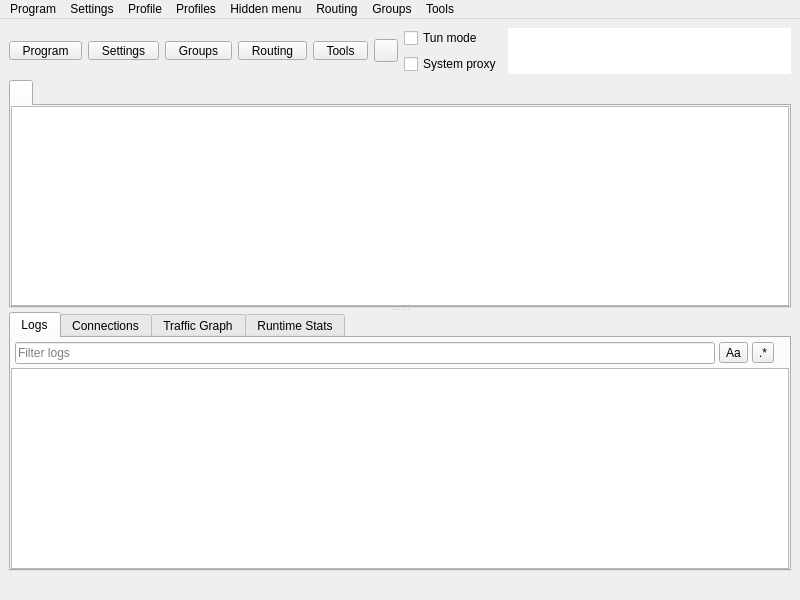
<?xml version="1.0" encoding="UTF-8"?>
<ui version="4.0">
 <class>MainWindow</class>
 <widget class="QMainWindow" name="MainWindow">
  <property name="geometry">
   <rect>
    <x>0</x>
    <y>0</y>
    <width>800</width>
    <height>600</height>
   </rect>
  </property>
  <property name="minimumSize">
   <size>
    <width>800</width>
    <height>600</height>
   </size>
  </property>
  <property name="windowTitle">
   <string notr="true">Throne FizzVPN</string>
  </property>
  <widget class="QWidget" name="centralwidget">
   <layout class="QVBoxLayout" name="verticalLayout_3" stretch="0,1,0">
    <item>
     <layout class="QHBoxLayout" name="horizontalLayout_2">
      <item>
       <widget class="QToolButton" name="toolButton_program">
        <property name="minimumSize">
         <size>
          <width>0</width>
          <height>0</height>
         </size>
        </property>
        <property name="styleSheet">
         <string notr="true">QToolButton {
    padding-left: 8px;
    padding-right: 8px;
}

/* The indicator shares the bottom row with the label (ToolButtonTextUnderIcon),
   so the widest button in any language is the tight one -- its text runs closest
   to the arrow. It fits because the drawn chevron only occupies the middle of
   its 16px subcontrol box, leaving ~14px clear at the button edge against the
   label's ~14.5px of slack. Don't pad the buttons to &quot;fix&quot; this: that widens
   all five for a gap only one of them ever needs (#1665). If a future
   translation looks cramped here, check that label first. */
QToolButton::menu-indicator {
    subcontrol-origin: border;
    subcontrol-position: bottom right;
    right: 2px;
    bottom: 3px;
}</string>
        </property>
        <property name="text">
         <string>Program</string>
        </property>
        <property name="iconSize">
         <size>
          <width>24</width>
          <height>24</height>
         </size>
        </property>
        <property name="popupMode">
         <enum>QToolButton::ToolButtonPopupMode::InstantPopup</enum>
        </property>
        <property name="toolButtonStyle">
         <enum>Qt::ToolButtonStyle::ToolButtonTextUnderIcon</enum>
        </property>
       </widget>
      </item>
      <item>
       <widget class="QToolButton" name="toolButton_preferences">
        <property name="minimumSize">
         <size>
          <width>0</width>
          <height>0</height>
         </size>
        </property>
        <property name="styleSheet">
         <string notr="true">QToolButton {
    padding-left: 8px;
    padding-right: 8px;
}

/* The indicator shares the bottom row with the label (ToolButtonTextUnderIcon),
   so the widest button in any language is the tight one -- its text runs closest
   to the arrow. It fits because the drawn chevron only occupies the middle of
   its 16px subcontrol box, leaving ~14px clear at the button edge against the
   label's ~14.5px of slack. Don't pad the buttons to &quot;fix&quot; this: that widens
   all five for a gap only one of them ever needs (#1665). If a future
   translation looks cramped here, check that label first. */
QToolButton::menu-indicator {
    subcontrol-origin: border;
    subcontrol-position: bottom right;
    right: 2px;
    bottom: 3px;
}</string>
        </property>
        <property name="text">
         <string>Settings</string>
        </property>
        <property name="iconSize">
         <size>
          <width>24</width>
          <height>24</height>
         </size>
        </property>
        <property name="popupMode">
         <enum>QToolButton::ToolButtonPopupMode::InstantPopup</enum>
        </property>
        <property name="toolButtonStyle">
         <enum>Qt::ToolButtonStyle::ToolButtonTextUnderIcon</enum>
        </property>
       </widget>
      </item>
      <item>
       <widget class="QToolButton" name="toolButton_testing">
        <property name="minimumSize">
         <size>
          <width>0</width>
          <height>0</height>
         </size>
        </property>
        <property name="styleSheet">
         <string notr="true">QToolButton {
    padding-left: 8px;
    padding-right: 8px;
}

/* The indicator shares the bottom row with the label (ToolButtonTextUnderIcon),
   so the widest button in any language is the tight one -- its text runs closest
   to the arrow. It fits because the drawn chevron only occupies the middle of
   its 16px subcontrol box, leaving ~14px clear at the button edge against the
   label's ~14.5px of slack. Don't pad the buttons to &quot;fix&quot; this: that widens
   all five for a gap only one of them ever needs (#1665). If a future
   translation looks cramped here, check that label first. */
QToolButton::menu-indicator {
    subcontrol-origin: border;
    subcontrol-position: bottom right;
    right: 2px;
    bottom: 3px;
}</string>
        </property>
        <property name="text">
         <string>Groups</string>
        </property>
        <property name="iconSize">
         <size>
          <width>24</width>
          <height>24</height>
         </size>
        </property>
        <property name="popupMode">
         <enum>QToolButton::ToolButtonPopupMode::InstantPopup</enum>
        </property>
        <property name="toolButtonStyle">
         <enum>Qt::ToolButtonStyle::ToolButtonTextUnderIcon</enum>
        </property>
       </widget>
      </item>
      <item>
       <widget class="QToolButton" name="toolButton_routing">
        <property name="minimumSize">
         <size>
          <width>0</width>
          <height>0</height>
         </size>
        </property>
        <property name="styleSheet">
         <string notr="true">QToolButton {
    padding-left: 8px;
    padding-right: 8px;
}

/* The indicator shares the bottom row with the label (ToolButtonTextUnderIcon),
   so the widest button in any language is the tight one -- its text runs closest
   to the arrow. It fits because the drawn chevron only occupies the middle of
   its 16px subcontrol box, leaving ~14px clear at the button edge against the
   label's ~14.5px of slack. Don't pad the buttons to &quot;fix&quot; this: that widens
   all five for a gap only one of them ever needs (#1665). If a future
   translation looks cramped here, check that label first. */
QToolButton::menu-indicator {
    subcontrol-origin: border;
    subcontrol-position: bottom right;
    right: 2px;
    bottom: 3px;
}</string>
        </property>
        <property name="text">
         <string>Routing</string>
        </property>
        <property name="iconSize">
         <size>
          <width>24</width>
          <height>24</height>
         </size>
        </property>
        <property name="popupMode">
         <enum>QToolButton::ToolButtonPopupMode::InstantPopup</enum>
        </property>
        <property name="toolButtonStyle">
         <enum>Qt::ToolButtonStyle::ToolButtonTextUnderIcon</enum>
        </property>
       </widget>
      </item>
      <item>
       <widget class="QToolButton" name="toolButton_tools">
        <property name="minimumSize">
         <size>
          <width>0</width>
          <height>0</height>
         </size>
        </property>
        <property name="styleSheet">
         <string notr="true">QToolButton {
    padding-left: 8px;
    padding-right: 8px;
}

/* The indicator shares the bottom row with the label (ToolButtonTextUnderIcon),
   so the widest button in any language is the tight one -- its text runs closest
   to the arrow. It fits because the drawn chevron only occupies the middle of
   its 16px subcontrol box, leaving ~14px clear at the button edge against the
   label's ~14.5px of slack. Don't pad the buttons to &quot;fix&quot; this: that widens
   all five for a gap only one of them ever needs (#1665). If a future
   translation looks cramped here, check that label first. */
QToolButton::menu-indicator {
    subcontrol-origin: border;
    subcontrol-position: bottom right;
    right: 2px;
    bottom: 3px;
}</string>
        </property>
        <property name="text">
         <string>Tools</string>
        </property>
        <property name="iconSize">
         <size>
          <width>24</width>
          <height>24</height>
         </size>
        </property>
        <property name="popupMode">
         <enum>QToolButton::ToolButtonPopupMode::InstantPopup</enum>
        </property>
        <property name="toolButtonStyle">
         <enum>Qt::ToolButtonStyle::ToolButtonTextUnderIcon</enum>
        </property>
       </widget>
      </item>
      <item>
       <widget class="StartStopButton" name="toolButton_startstop">
        <property name="focusPolicy">
         <enum>Qt::FocusPolicy::NoFocus</enum>
        </property>
        <property name="text">
         <string/>
        </property>
       </widget>
      </item>
      <item>
       <layout class="QVBoxLayout" name="verticalLayout_4">
        <item>
         <spacer name="verticalSpacer_modes_top">
          <property name="orientation">
           <enum>Qt::Orientation::Vertical</enum>
          </property>
          <property name="sizeHint" stdset="0">
           <size>
            <width>0</width>
            <height>0</height>
           </size>
          </property>
         </spacer>
        </item>
        <item>
         <widget class="QCheckBox" name="checkBox_VPN">
          <property name="sizePolicy">
           <sizepolicy hsizetype="Minimum" vsizetype="Minimum">
            <horstretch>0</horstretch>
            <verstretch>0</verstretch>
           </sizepolicy>
          </property>
          <property name="text">
           <string>Tun mode</string>
          </property>
         </widget>
        </item>
        <item>
         <widget class="QCheckBox" name="checkBox_SystemProxy">
          <property name="text">
           <string>System proxy</string>
          </property>
         </widget>
        </item>
        <item>
         <spacer name="verticalSpacer_modes_bottom">
          <property name="orientation">
           <enum>Qt::Orientation::Vertical</enum>
          </property>
          <property name="sizeHint" stdset="0">
           <size>
            <width>0</width>
            <height>0</height>
           </size>
          </property>
         </spacer>
        </item>
       </layout>
      </item>
      <item>
       <widget class="QTextBrowser" name="data_view">
        <property name="enabled">
         <bool>true</bool>
        </property>
        <property name="sizePolicy">
         <sizepolicy hsizetype="Expanding" vsizetype="Ignored">
          <horstretch>0</horstretch>
          <verstretch>0</verstretch>
         </sizepolicy>
        </property>
        <property name="minimumSize">
         <size>
          <width>0</width>
          <height>0</height>
         </size>
        </property>
        <property name="mouseTracking">
         <bool>false</bool>
        </property>
        <property name="focusPolicy">
         <enum>Qt::FocusPolicy::NoFocus</enum>
        </property>
        <property name="contextMenuPolicy">
         <enum>Qt::ContextMenuPolicy::NoContextMenu</enum>
        </property>
        <property name="acceptDrops">
         <bool>false</bool>
        </property>
        <property name="frameShape">
         <enum>QFrame::Shape::NoFrame</enum>
        </property>
        <property name="frameShadow">
         <enum>QFrame::Shadow::Sunken</enum>
        </property>
        <property name="verticalScrollBarPolicy">
         <enum>Qt::ScrollBarPolicy::ScrollBarAlwaysOff</enum>
        </property>
        <property name="horizontalScrollBarPolicy">
         <enum>Qt::ScrollBarPolicy::ScrollBarAlwaysOff</enum>
        </property>
        <property name="textInteractionFlags">
         <set>Qt::TextInteractionFlag::LinksAccessibleByKeyboard|Qt::TextInteractionFlag::LinksAccessibleByMouse</set>
        </property>
       </widget>
      </item>
     </layout>
    </item>
    <item>
     <widget class="QSplitter" name="splitter">
      <property name="orientation">
       <enum>Qt::Orientation::Vertical</enum>
      </property>
      <widget class="QTabWidget" name="tabWidget">
       <property name="currentIndex">
        <number>0</number>
       </property>
       <property name="documentMode">
        <bool>false</bool>
       </property>
       <property name="movable">
        <bool>true</bool>
       </property>
       <widget class="QWidget" name="widget1">
        <attribute name="title">
         <string/>
        </attribute>
        <layout class="QVBoxLayout" name="verticalLayout_tab1">
         <property name="spacing">
          <number>0</number>
         </property>
         <property name="leftMargin">
          <number>0</number>
         </property>
         <property name="topMargin">
          <number>0</number>
         </property>
         <property name="rightMargin">
          <number>0</number>
         </property>
         <property name="bottomMargin">
          <number>0</number>
         </property>
         <item>
          <widget class="ProfilesTableView" name="profilesTableView">
           <property name="contextMenuPolicy">
            <enum>Qt::ContextMenuPolicy::CustomContextMenu</enum>
           </property>
           <property name="editTriggers">
            <set>QAbstractItemView::EditTrigger::NoEditTriggers</set>
           </property>
           <property name="alternatingRowColors">
            <bool>true</bool>
           </property>
           <property name="selectionBehavior">
            <enum>QAbstractItemView::SelectionBehavior::SelectRows</enum>
           </property>
           <property name="horizontalScrollMode">
            <enum>QAbstractItemView::ScrollMode::ScrollPerPixel</enum>
           </property>
           <property name="wordWrap">
            <bool>false</bool>
           </property>
           <attribute name="horizontalHeaderMinimumSectionSize">
            <number>16</number>
           </attribute>
           <attribute name="horizontalHeaderHighlightSections">
            <bool>false</bool>
           </attribute>
           <attribute name="horizontalHeaderShowSortIndicator" stdset="0">
            <bool>false</bool>
           </attribute>
           <attribute name="verticalHeaderDefaultSectionSize">
            <number>30</number>
           </attribute>
          </widget>
         </item>
        </layout>
       </widget>
      </widget>
      <widget class="QWidget" name="aaaaaaaaaaaaaaaaaa">
       <layout class="QVBoxLayout" name="aaaaaaaaaaaa" stretch="0">
        <item>
         <widget class="QWidget" name="down_tab" native="true">
          <layout class="QVBoxLayout" name="verticalLayout">
           <property name="spacing">
            <number>0</number>
           </property>
           <property name="leftMargin">
            <number>0</number>
           </property>
           <property name="topMargin">
            <number>0</number>
           </property>
           <property name="rightMargin">
            <number>0</number>
           </property>
           <property name="bottomMargin">
            <number>0</number>
           </property>
           <item>
            <widget class="QTabWidget" name="stats_widget">
             <property name="autoFillBackground">
              <bool>true</bool>
             </property>
             <property name="tabPosition">
              <enum>QTabWidget::TabPosition::North</enum>
             </property>
             <property name="tabShape">
              <enum>QTabWidget::TabShape::Rounded</enum>
             </property>
             <property name="currentIndex">
              <number>0</number>
             </property>
             <property name="elideMode">
              <enum>Qt::TextElideMode::ElideNone</enum>
             </property>
             <property name="usesScrollButtons">
              <bool>true</bool>
             </property>
             <property name="documentMode">
              <bool>false</bool>
             </property>
             <property name="tabsClosable">
              <bool>false</bool>
             </property>
             <property name="movable">
              <bool>true</bool>
             </property>
             <property name="tabBarAutoHide">
              <bool>false</bool>
             </property>
             <widget class="QWidget" name="Logs">
              <property name="enabled">
               <bool>true</bool>
              </property>
              <attribute name="title">
               <string>Logs</string>
              </attribute>
              <layout class="QVBoxLayout" name="logsLayout" stretch="0,1">
               <property name="spacing">
                <number>0</number>
               </property>
               <property name="sizeConstraint">
                <enum>QLayout::SizeConstraint::SetDefaultConstraint</enum>
               </property>
               <property name="leftMargin">
                <number>0</number>
               </property>
               <property name="topMargin">
                <number>0</number>
               </property>
               <property name="rightMargin">
                <number>0</number>
               </property>
               <property name="bottomMargin">
                <number>0</number>
               </property>
               <item>
                <widget class="QWidget" name="logToolbar" native="true">
                 <layout class="QHBoxLayout" name="logToolbarLayout">
                  <property name="spacing">
                   <number>4</number>
                  </property>
                  <property name="leftMargin">
                   <number>4</number>
                  </property>
                  <property name="topMargin">
                   <number>4</number>
                  </property>
                  <property name="rightMargin">
                   <number>4</number>
                  </property>
                  <property name="bottomMargin">
                   <number>4</number>
                  </property>
                  <item>
                   <widget class="QLineEdit" name="logSearchEdit">
                    <property name="placeholderText">
                     <string>Filter logs</string>
                    </property>
                    <property name="clearButtonEnabled">
                     <bool>true</bool>
                    </property>
                   </widget>
                  </item>
                  <item>
                   <widget class="QToolButton" name="logSearchCase">
                    <property name="toolTip">
                     <string>Match case</string>
                    </property>
                    <property name="text">
                     <string notr="true">Aa</string>
                    </property>
                    <property name="checkable">
                     <bool>true</bool>
                    </property>
                   </widget>
                  </item>
                  <item>
                   <widget class="QToolButton" name="logSearchRegex">
                    <property name="toolTip">
                     <string>Regular expression</string>
                    </property>
                    <property name="text">
                     <string notr="true">.*</string>
                    </property>
                    <property name="checkable">
                     <bool>true</bool>
                    </property>
                   </widget>
                  </item>
                  <item>
                   <widget class="QLabel" name="logMatchCount"/>
                  </item>
                 </layout>
                </widget>
               </item>
               <item>
                <widget class="QTextBrowser" name="masterLogBrowser">
                 <property name="contextMenuPolicy">
                  <enum>Qt::ContextMenuPolicy::CustomContextMenu</enum>
                 </property>
                 <property name="openLinks">
                  <bool>false</bool>
                 </property>
                </widget>
               </item>
              </layout>
             </widget>
             <widget class="QWidget" name="connections_tab">
              <attribute name="title">
               <string>Connections</string>
              </attribute>
              <layout class="QHBoxLayout" name="horizontalLayout_4">
               <property name="spacing">
                <number>0</number>
               </property>
               <property name="sizeConstraint">
                <enum>QLayout::SizeConstraint::SetDefaultConstraint</enum>
               </property>
               <property name="leftMargin">
                <number>0</number>
               </property>
               <property name="topMargin">
                <number>0</number>
               </property>
               <property name="rightMargin">
                <number>0</number>
               </property>
               <property name="bottomMargin">
                <number>0</number>
               </property>
               <item>
                <widget class="QTreeView" name="connections">
                 <property name="autoFillBackground">
                  <bool>false</bool>
                 </property>
                </widget>
               </item>
              </layout>
             </widget>
             <widget class="QWidget" name="graph_tab">
              <attribute name="title">
               <string>Traffic Graph</string>
              </attribute>
              <layout class="QHBoxLayout" name="horizontalLayout_6">
               <property name="spacing">
                <number>0</number>
               </property>
               <property name="sizeConstraint">
                <enum>QLayout::SizeConstraint::SetDefaultConstraint</enum>
               </property>
               <property name="leftMargin">
                <number>0</number>
               </property>
               <property name="topMargin">
                <number>0</number>
               </property>
               <property name="rightMargin">
                <number>0</number>
               </property>
               <property name="bottomMargin">
                <number>0</number>
               </property>
              </layout>
             </widget>
             <widget class="QWidget" name="runtime_tab">
              <attribute name="title">
               <string>Runtime Stats</string>
              </attribute>
              <layout class="QHBoxLayout" name="horizontalLayout_7">
               <property name="spacing">
                <number>0</number>
               </property>
               <property name="sizeConstraint">
                <enum>QLayout::SizeConstraint::SetDefaultConstraint</enum>
               </property>
               <property name="leftMargin">
                <number>0</number>
               </property>
               <property name="topMargin">
                <number>0</number>
               </property>
               <property name="rightMargin">
                <number>0</number>
               </property>
               <property name="bottomMargin">
                <number>0</number>
               </property>
              </layout>
             </widget>
            </widget>
           </item>
          </layout>
         </widget>
        </item>
       </layout>
      </widget>
     </widget>
    </item>
    <item>
     <layout class="QHBoxLayout" name="horizontalLayout">
      <item>
       <widget class="ElidingLabel" name="label_running">
        <property name="text">
         <string/>
        </property>
       </widget>
      </item>
      <item>
       <widget class="QLabel" name="label_inbound">
        <property name="text">
         <string/>
        </property>
        <property name="alignment">
         <set>Qt::AlignmentFlag::AlignLeading|Qt::AlignmentFlag::AlignLeft|Qt::AlignmentFlag::AlignVCenter</set>
        </property>
       </widget>
      </item>
      <item>
       <widget class="QLabel" name="label_speed">
        <property name="text">
         <string/>
        </property>
        <property name="alignment">
         <set>Qt::AlignmentFlag::AlignLeading|Qt::AlignmentFlag::AlignLeft|Qt::AlignmentFlag::AlignVCenter</set>
        </property>
       </widget>
      </item>
     </layout>
    </item>
   </layout>
  </widget>
  <widget class="QMenuBar" name="menubar">
   <property name="geometry">
    <rect>
     <x>0</x>
     <y>0</y>
     <width>800</width>
     <height>25</height>
    </rect>
   </property>
   <widget class="QMenu" name="menu_program">
    <property name="title">
     <string>Program</string>
    </property>
    <addaction name="actionHide_window"/>
    <addaction name="separator"/>
    <addaction name="menu_add_from_input"/>
    <addaction name="menu_add_from_clipboard"/>
    <addaction name="actionAdd_profile_from_File"/>
    <addaction name="menu_scan_qr"/>
    <addaction name="separator"/>
    <addaction name="actionStart_with_system"/>
    <addaction name="actionRemember_last_proxy"/>
    <addaction name="actionAllow_LAN"/>
    <addaction name="separator"/>
    <addaction name="actionCheck_For_Update"/>
    <addaction name="actionAbout"/>
    <addaction name="separator"/>
    <addaction name="menu_exit"/>
   </widget>
   <widget class="QMenu" name="menu_preferences">
    <property name="title">
     <string>Settings</string>
    </property>
    <addaction name="menu_basic_settings"/>
    <addaction name="menu_routing_settings"/>
    <addaction name="menu_vpn_settings"/>
    <addaction name="menu_preset_settings"/>
    <addaction name="menu_integration_settings"/>
    <addaction name="menu_open_config_folder"/>
   </widget>
   <widget class="QMenu" name="menu_server">
    <property name="title">
     <string>Profile</string>
    </property>
    <widget class="QMenu" name="menu_test_selected">
     <property name="title">
      <string>Test</string>
     </property>
     <addaction name="actionUrl_Test_Selected"/>
     <addaction name="actionSpeedtest_Selected"/>
     <addaction name="actionService_Check_Selected"/>
     <addaction name="actionResolve_Selected_Out_IP"/>
     <addaction name="menu_resolve_selected"/>
     <addaction name="separator"/>
     <addaction name="menu_stop_testing"/>
     <addaction name="actionClear_Test_Result"/>
    </widget>
    <widget class="QMenu" name="menu_share_item">
     <property name="title">
      <string>Share</string>
     </property>
     <addaction name="menu_qr"/>
     <addaction name="menu_copy_links"/>
     <addaction name="menu_copy_links_nkr"/>
     <addaction name="actionCopy_Test_Result"/>
     <addaction name="separator"/>
     <addaction name="menu_export_config"/>
    </widget>
    <widget class="QMenu" name="menu_move_to_group">
     <property name="title">
      <string>Move to group</string>
     </property>
    </widget>
    <addaction name="menu_start"/>
    <addaction name="menu_stop"/>
    <addaction name="menu_edit"/>
    <addaction name="menu_find_warp_endpoint"/>
    <addaction name="separator"/>
    <addaction name="menu_test_selected"/>
    <addaction name="menu_share_item"/>
    <addaction name="menu_clone"/>
    <addaction name="menu_pin"/>
    <addaction name="menu_move_to_group"/>
    <addaction name="separator"/>
    <addaction name="menu_reset_traffic"/>
    <addaction name="menu_delete"/>
   </widget>
   <widget class="QMenu" name="menu_profiles_space">
    <property name="title">
     <string>Profiles</string>
    </property>
    <addaction name="menu_add_from_input"/>
    <addaction name="menu_add_from_clipboard"/>
    <addaction name="actionAdd_profile_from_File"/>
    <addaction name="menu_scan_qr"/>
    <addaction name="separator"/>
    <addaction name="menu_add_subscription"/>
    <addaction name="separator"/>
    <addaction name="menu_select_all"/>
   </widget>
   <widget class="QMenu" name="menuHidden_menu">
    <property name="title">
     <string>Hidden menu</string>
    </property>
    <widget class="QMenu" name="menu_spmode">
     <property name="title">
      <string>Proxy mode</string>
     </property>
     <addaction name="menu_spmode_system_proxy"/>
     <addaction name="menu_spmode_vpn"/>
    </widget>
    <addaction name="menu_update_subscription"/>
    <addaction name="menu_resolve_domain"/>
    <addaction name="menu_remove_invalid"/>
    <addaction name="actionUrl_Test_Group"/>
    <addaction name="menu_remove_unavailable"/>
    <addaction name="menu_clear_test_result"/>
    <addaction name="menu_delete_repeat"/>
    <addaction name="actionSpeedtest_Group"/>
    <addaction name="actionResolve_Out_IP"/>
    <addaction name="actionRefresh_Column_Widths"/>
    <addaction name="menu_spmode"/>
    <addaction name="actionRestart_Proxy"/>
    <addaction name="actionWarp"/>
   </widget>
   <widget class="QMenu" name="menuRouting_Menu">
    <property name="title">
     <string>Routing</string>
    </property>
   </widget>
   <widget class="QMenu" name="menuTools">
    <property name="title">
     <string>Tools</string>
    </property>
    <addaction name="actionAuto_Selector"/>
    <addaction name="menu_open_dashboard"/>
    <addaction name="actionSpeedtest_Current"/>
    <addaction name="separator"/>
    <addaction name="menu_otp_manager"/>
    <addaction name="separator"/>
    <addaction name="actionTraffic_Stats"/>
   </widget>
   <widget class="QMenu" name="menuTesting">
    <property name="title">
     <string>Groups</string>
    </property>
    <widget class="QMenu" name="menu_test_group">
     <property name="title">
      <string>Test</string>
     </property>
     <addaction name="actionUrl_Test_Group"/>
     <addaction name="actionSpeedtest_Group"/>
     <addaction name="actionService_Check_Group"/>
     <addaction name="actionResolve_Out_IP"/>
     <addaction name="menu_resolve_domain"/>
     <addaction name="separator"/>
     <addaction name="menu_stop_testing"/>
     <addaction name="menu_clear_test_result"/>
    </widget>
    <widget class="QMenu" name="menu_clean_up">
     <property name="title">
      <string>Clean up</string>
     </property>
     <addaction name="menu_delete_repeat"/>
     <addaction name="menu_remove_unavailable"/>
     <addaction name="menu_remove_invalid"/>
     <addaction name="menu_remove_insecure"/>
    </widget>
    <addaction name="actionAdd_New_Group"/>
    <addaction name="actionEdit_Group"/>
    <addaction name="actionDelete_Group"/>
    <addaction name="menu_test_group"/>
    <addaction name="menu_clean_up"/>
    <addaction name="separator"/>
    <addaction name="menu_update_subscription"/>
    <addaction name="actionUpdate_All_Subscriptions"/>
    <addaction name="separator"/>
    <addaction name="menu_manage_groups"/>
    <addaction name="separator"/>
   </widget>
   <addaction name="menu_program"/>
   <addaction name="menu_preferences"/>
   <addaction name="menu_server"/>
   <addaction name="menu_profiles_space"/>
   <addaction name="menuHidden_menu"/>
   <addaction name="menuRouting_Menu"/>
   <addaction name="menuTesting"/>
   <addaction name="menuTools"/>
  </widget>
  <action name="menu_exit">
   <property name="text">
    <string>Quit</string>
   </property>
  </action>
  <action name="actionShow_window">
   <property name="text">
    <string>Show window</string>
   </property>
  </action>
  <action name="menu_basic_settings">
   <property name="text">
    <string>Basic Settings</string>
   </property>
  </action>
  <action name="menu_add_from_input">
   <property name="text">
    <string>New profile</string>
   </property>
   <property name="shortcut">
    <string notr="true">Ctrl+N</string>
   </property>
  </action>
  <action name="menu_manage_groups">
   <property name="text">
    <string>Manage groups</string>
   </property>
  </action>
  <action name="menu_start">
   <property name="text">
    <string>Start</string>
   </property>
   <property name="shortcut">
    <string notr="true">Return</string>
   </property>
  </action>
  <action name="menu_stop">
   <property name="text">
    <string>Stop</string>
   </property>
   <property name="shortcut">
    <string notr="true">Ctrl+S</string>
   </property>
  </action>
  <action name="menu_routing_settings">
   <property name="text">
    <string>Routing Settings</string>
   </property>
  </action>
  <action name="menu_add_from_clipboard">
   <property name="text">
    <string>Paste from clipboard</string>
   </property>
   <property name="shortcut">
    <string notr="true">Ctrl+V</string>
   </property>
  </action>
  <action name="menu_delete">
   <property name="text">
    <string>Delete</string>
   </property>
   <property name="shortcut">
    <string notr="true">Del</string>
   </property>
  </action>
  <action name="menu_qr">
   <property name="text">
    <string>QR code and link</string>
   </property>
  </action>
  <action name="menu_clear_test_result">
   <property name="text">
    <string>Clear results</string>
   </property>
   <property name="shortcut">
    <string notr="true">Ctrl+Shift+C</string>
   </property>
  </action>
  <action name="menu_export_config">
   <property name="text">
    <string>Export config</string>
   </property>
   <property name="shortcut">
    <string notr="true">Ctrl+E</string>
   </property>
  </action>
  <action name="menu_reset_traffic">
   <property name="text">
    <string>Reset traffic</string>
   </property>
   <property name="shortcut">
    <string notr="true">Ctrl+R</string>
   </property>
  </action>
  <action name="menu_scan_qr">
   <property name="text">
    <string>Scan QR code</string>
   </property>
   <property name="shortcut">
    <string notr="true">Ctrl+Shift+Q</string>
   </property>
  </action>
  <action name="menu_spmode_system_proxy">
   <property name="checkable">
    <bool>true</bool>
   </property>
   <property name="text">
    <string>System proxy</string>
   </property>
  </action>
  <action name="menu_delete_repeat">
   <property name="text">
    <string>Remove duplicates</string>
   </property>
  </action>
  <action name="actionStart_with_system">
   <property name="checkable">
    <bool>true</bool>
   </property>
   <property name="text">
    <string>Start with system</string>
   </property>
  </action>
  <action name="actionRemember_last_proxy">
   <property name="checkable">
    <bool>true</bool>
   </property>
   <property name="text">
    <string>Remember last profile</string>
   </property>
  </action>
  <action name="actionAllow_LAN">
   <property name="checkable">
    <bool>true</bool>
   </property>
   <property name="text">
    <string>Allow other devices to connect</string>
   </property>
  </action>
  <action name="menu_remove_unavailable">
   <property name="text">
    <string>Remove unavailable</string>
   </property>
  </action>
  <action name="menu_integration_settings">
   <property name="text">
    <string>Integration Settings</string>
   </property>
  </action>
  <action name="menu_select_all">
   <property name="text">
    <string>Select all</string>
   </property>
   <property name="shortcut">
    <string notr="true">Ctrl+A</string>
   </property>
  </action>
  <action name="menu_copy_links_nkr">
   <property name="text">
    <string>Copy deep link</string>
   </property>
   <property name="shortcut">
    <string notr="true">Ctrl+Alt+C</string>
   </property>
  </action>
  <action name="menu_copy_links">
   <property name="text">
    <string>Copy link</string>
   </property>
   <property name="shortcut">
    <string notr="true">Ctrl+C</string>
   </property>
  </action>
  <action name="menu_spmode_vpn">
   <property name="checkable">
    <bool>true</bool>
   </property>
   <property name="text">
    <string>Tun mode</string>
   </property>
  </action>
  <action name="menu_clone">
   <property name="text">
    <string>Clone</string>
   </property>
   <property name="shortcut">
    <string notr="true">Ctrl+D</string>
   </property>
  </action>
  <action name="menu_pin">
   <property name="text">
    <string>Pin to top</string>
   </property>
  </action>
  <action name="menu_update_subscription">
   <property name="text">
    <string>Update subscription</string>
   </property>
   <property name="shortcut">
    <string notr="true">Ctrl+U</string>
   </property>
   <property name="visible">
    <bool>true</bool>
   </property>
  </action>
  <action name="menu_resolve_domain">
   <property name="text">
    <string>Resolve domains</string>
   </property>
   <property name="shortcut">
    <string notr="true">Ctrl+Shift+I</string>
   </property>
  </action>
  <action name="menu_vpn_settings">
   <property name="text">
    <string>Tun Settings</string>
   </property>
  </action>
  <action name="menu_preset_settings">
   <property name="text">
    <string>Preset Settings</string>
   </property>
  </action>
  <action name="menu_otp_manager">
   <property name="text">
    <string>OTP Manager</string>
   </property>
  </action>
  <action name="actionRestart_Program">
   <property name="text">
    <string>Restart program</string>
   </property>
  </action>
  <action name="menu_open_config_folder">
   <property name="text">
    <string>Open config folder</string>
   </property>
  </action>
  <action name="menu_open_dashboard">
   <property name="text">
    <string>Open web dashboard</string>
   </property>
  </action>
  <action name="actionRestart_Proxy">
   <property name="text">
    <string>Restart core</string>
   </property>
  </action>
  <action name="menu_stop_testing">
   <property name="text">
    <string>Stop testing</string>
   </property>
   <property name="shortcut">
    <string notr="true">Ctrl+.</string>
   </property>
  </action>
  <action name="actionUrl_Test_Selected">
   <property name="text">
    <string>URL test</string>
   </property>
   <property name="shortcut">
    <string notr="true">Ctrl+Shift+S</string>
   </property>
   <property name="visible">
    <bool>true</bool>
   </property>
  </action>
  <action name="actionUrl_Test_Group">
   <property name="enabled">
    <bool>true</bool>
   </property>
   <property name="text">
    <string>URL test</string>
   </property>
   <property name="shortcut">
    <string notr="true">Ctrl+Shift+G</string>
   </property>
   <property name="visible">
    <bool>true</bool>
   </property>
  </action>
  <action name="menu_resolve_selected">
   <property name="text">
    <string>Resolve domain</string>
   </property>
   <property name="visible">
    <bool>true</bool>
   </property>
  </action>
  <action name="menu_remove_invalid">
   <property name="text">
    <string>Remove invalid</string>
   </property>
   <property name="menuRole">
    <enum>QAction::MenuRole::TextHeuristicRole</enum>
   </property>
  </action>
  <action name="menu_remove_insecure">
   <property name="text">
    <string>Remove insecure profiles</string>
   </property>
   <property name="menuRole">
    <enum>QAction::MenuRole::TextHeuristicRole</enum>
   </property>
  </action>
  <action name="actionSpeedtest_Current">
   <property name="text">
    <string>Speed test current connection</string>
   </property>
   <property name="shortcut">
    <string notr="true">F6</string>
   </property>
  </action>
  <action name="actionSpeedtest_Selected">
   <property name="text">
    <string>Speed test</string>
   </property>
   <property name="shortcut">
    <string notr="true">Ctrl+Shift+P</string>
   </property>
  </action>
  <action name="actionSpeedtest_Group">
   <property name="text">
    <string>Speed test</string>
   </property>
   <property name="shortcut">
    <string notr="true">Ctrl+Alt+P</string>
   </property>
  </action>
  <action name="actionHide_window">
   <property name="text">
    <string>Hide window</string>
   </property>
   <property name="shortcut">
    <string notr="true">Ctrl+H</string>
   </property>
  </action>
  <action name="actionAdd_profile_from_File">
   <property name="text">
    <string>Import from file</string>
   </property>
   <property name="shortcut">
    <string notr="true">Ctrl+O</string>
   </property>
  </action>
  <action name="actionResolve_Out_IP">
   <property name="text">
    <string>Exit IP</string>
   </property>
  </action>
  <action name="actionAdd_New_Group">
   <property name="text">
    <string>New group</string>
   </property>
  </action>
  <action name="actionEdit_Group">
   <property name="text">
    <string>Edit group</string>
   </property>
  </action>
  <action name="actionDelete_Group">
   <property name="text">
    <string>Delete group</string>
   </property>
  </action>
  <action name="actionUpdate_All_Subscriptions">
   <property name="text">
    <string>Update all subscriptions</string>
   </property>
  </action>
  <action name="actionResolve_Selected_Out_IP">
   <property name="text">
    <string>Exit IP</string>
   </property>
  </action>
  <action name="actionService_Check_Selected">
   <property name="text">
    <string>Service check</string>
   </property>
  </action>
  <action name="actionService_Check_Group">
   <property name="text">
    <string>Service check</string>
   </property>
  </action>
  <action name="actionRefresh_Column_Widths">
   <property name="text">
    <string>Refresh column widths</string>
   </property>
  </action>
  <action name="actionCopy_Test_Result">
   <property name="text">
    <string>Copy test result</string>
   </property>
  </action>
  <action name="actionClear_Test_Result">
   <property name="text">
    <string>Clear results</string>
   </property>
  </action>
  <action name="actionAuto_Selector">
   <property name="text">
    <string>Auto Selector Stats</string>
   </property>
   <property name="visible">
    <bool>false</bool>
   </property>
  </action>
  <action name="actionTraffic_Stats">
   <property name="text">
    <string>Traffic Statistics</string>
   </property>
  </action>
  <action name="actionCheck_For_Update">
   <property name="text">
    <string>Check for updates</string>
   </property>
  </action>
  <action name="actionAbout">
   <property name="text">
    <string>About</string>
   </property>
   <property name="menuRole">
    <enum>QAction::MenuRole::NoRole</enum>
   </property>
  </action>
  <action name="actionUpdate_Rule_Sets">
   <property name="text">
    <string>Update rule-sets</string>
   </property>
  </action>
  <action name="actionAdblock">
   <property name="checkable">
    <bool>true</bool>
   </property>
   <property name="text">
    <string>Block ads</string>
   </property>
  </action>
  <action name="actionWarp">
   <property name="checkable">
    <bool>true</bool>
   </property>
   <property name="text">
    <string>Toggle WARP</string>
   </property>
  </action>
  <action name="actionRule_Tester">
   <property name="text">
    <string>Route lookup</string>
   </property>
  </action>
  <action name="menu_edit">
   <property name="text">
    <string>Edit</string>
   </property>
  </action>
  <action name="menu_add_subscription">
   <property name="text">
    <string>Add subscription</string>
   </property>
  </action>
  <action name="menu_exit_server">
   <property name="checkable">
    <bool>true</bool>
   </property>
   <property name="text">
    <string>Selected profile</string>
   </property>
  </action>
  <action name="menu_exit_warp">
   <property name="checkable">
    <bool>true</bool>
   </property>
   <property name="text">
    <string notr="true">Cloudflare WARP</string>
   </property>
  </action>
  <action name="menu_edit_route">
   <property name="text">
    <string>Edit current profile</string>
   </property>
  </action>
  <action name="menu_find_warp_endpoint">
   <property name="text">
    <string>Find WARP endpoint</string>
   </property>
  </action>
 </widget>
 <customwidgets>
  <customwidget>
   <class>ProfilesTableView</class>
   <extends>QTableView</extends>
   <header>include/ui/utils/ProfilesTableView.h</header>
  </customwidget>
  <customwidget>
   <class>StartStopButton</class>
   <extends>QToolButton</extends>
   <header>include/ui/widget/StartStopButton.hpp</header>
  </customwidget>
  <customwidget>
   <class>ElidingLabel</class>
   <extends>QLabel</extends>
   <header>include/ui/widget/ElidingLabel.hpp</header>
  </customwidget>
 </customwidgets>
 <resources/>
 <connections/>
</ui>
